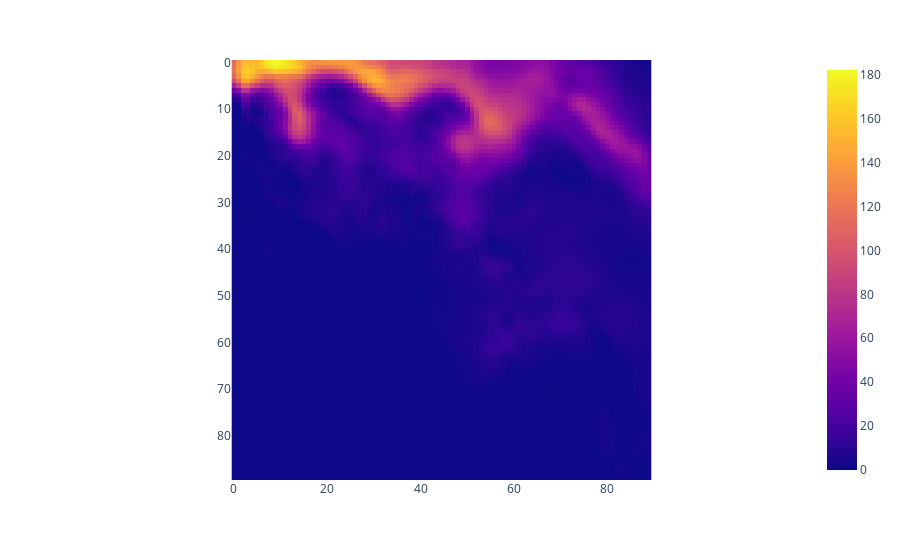

The notebook cell this image was saved under:
### Code cell
fig = px.imshow(pred.cpu().detach().numpy()[0])
fig.show()
plotly.offline.plot(fig, filename=PATH + '/test_predictions.html', image='svg')

### Figure 1 — Plotly figure (JSON) as saved in the notebook; plotly's stock layout.template omitted (floating-point values rounded to 4 significant figures; data arrays with more than 128 entries replaced by an {"elided": "..."} marker saying what was removed)
{"data": [{"coloraxis": "coloraxis", "hovertemplate": "x: %{x}<br>y: %{y}<br>color: %{z}<extra></extra>", "name": "0", "type": "heatmap", "xaxis": "x", "yaxis": "y", "z": {"elided": "90x90 float values"}}], "layout": {"coloraxis": {"colorscale": [[0, "#0d0887"], [0.1111, "#46039f"], [0.2222, "#7201a8"], [0.3333, "#9c179e"], [0.4444, "#bd3786"], [0.5556, "#d8576b"], [0.6667, "#ed7953"], [0.7778, "#fb9f3a"], [0.8889, "#fdca26"], [1, "#f0f921"]]}, "margin": {"t": 60}, "xaxis": {"anchor": "y", "constrain": "domain", "domain": [0, 1], "scaleanchor": "y"}, "yaxis": {"anchor": "x", "autorange": "reversed", "constrain": "domain", "domain": [0, 1]}}}
